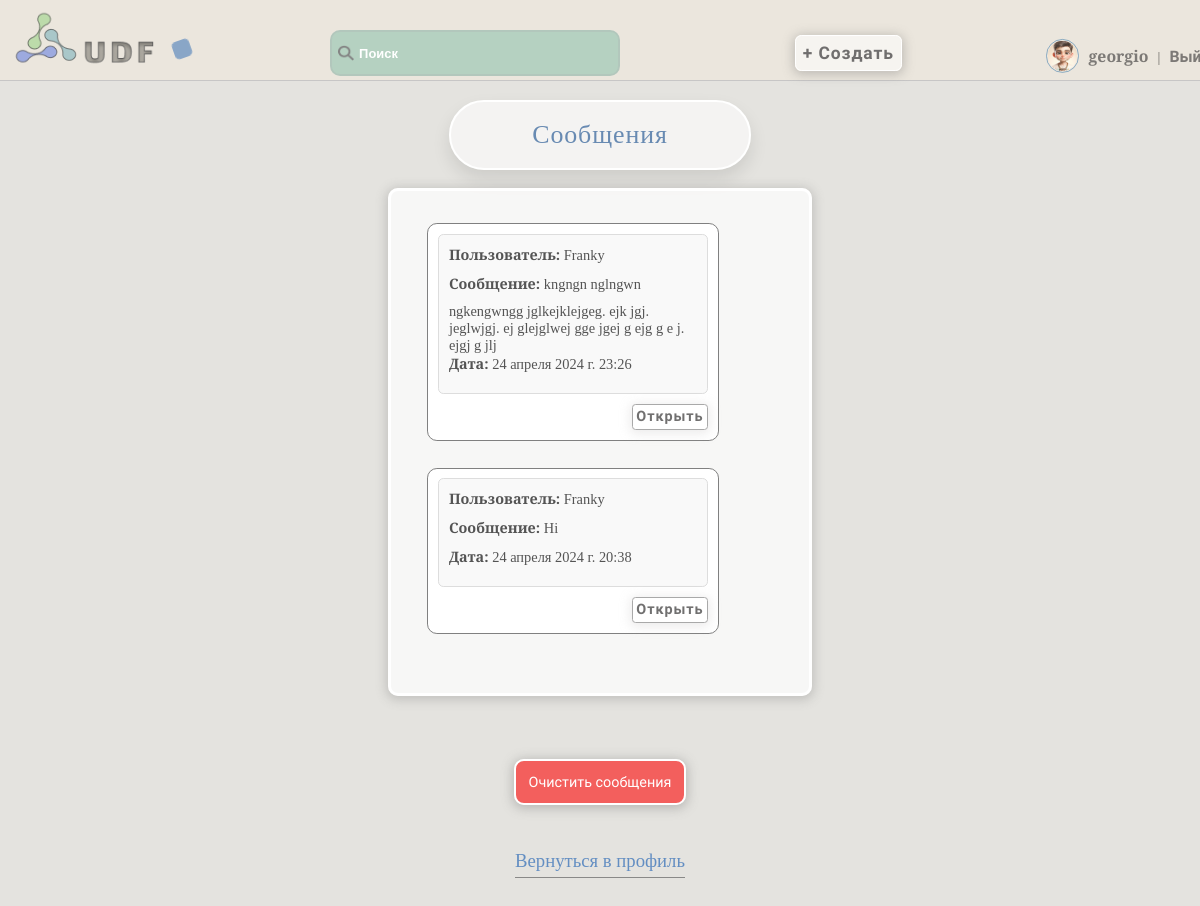
/accounts/inbox/ (signed in), run on an earlier commit of the app's database.
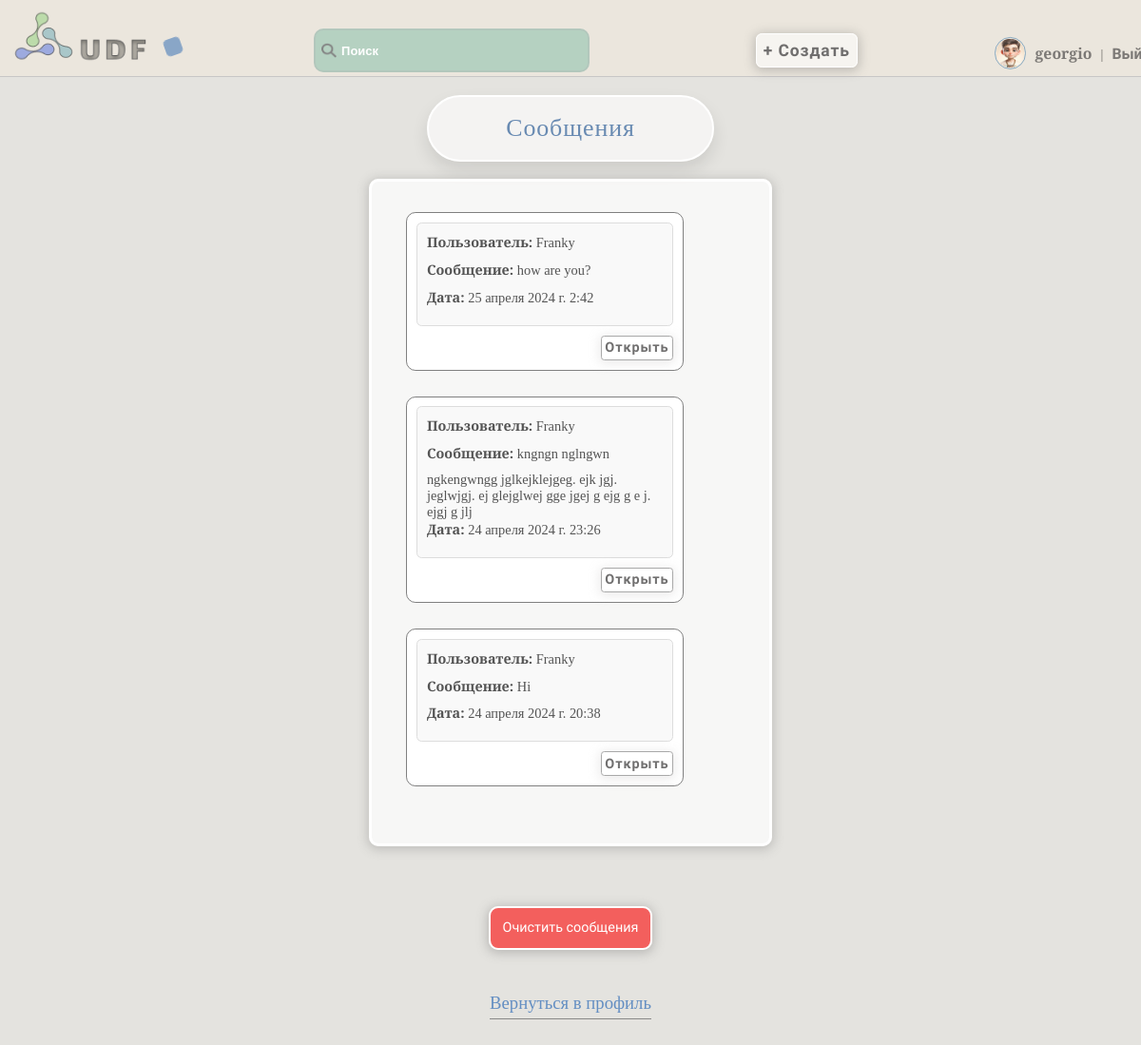
And on a later commit of the database.
### accounts/models.py (models this page shows, shortened)
class User(AbstractUser):
    username = models.CharField(max_length=150, unique=True, verbose_name='Имя')
    password = models.CharField(max_length=128, null=False, blank=False, verbose_name='Пароль')
    bio = models.TextField(blank=True, verbose_name='Биография')
    country = models.CharField(max_length=50, blank=True, verbose_name='Страна')
    city = models.CharField(max_length=50, blank=True, verbose_name='Город')
    is_online = models.BooleanField(default=False, verbose_name='Статус')
    occupation = models.CharField(max_length=50, blank=True, verbose_name='Род деятельности')
    avatar = models.ImageField(upload_to='avatars', blank=True, verbose_name='Аватар')
    date_joined = models.DateTimeField(auto_now_add=True, verbose_name='Дата')
    email = models.EmailField(unique=True)
    gender_choices = [
        ('M', 'Мужской'),
        ('F', 'Женский'),
    ]
    gender = models.CharField(max_length=1, choices=gender_choices, blank=True, verbose_name='Пол')
    age = models.IntegerField(blank=True, null=True, verbose_name='Возраст')
    last_login = models.DateTimeField(default=timezone.now)
    groups = None
    user_permissions = None
    def is_online(self):
        return (timezone.now() - self.last_login).seconds < 3600

class Message(models.Model):
    sender = models.ForeignKey(User, related_name='sent_messages', on_delete=models.CASCADE)
    recipient = models.ForeignKey(User, related_name='received_messages', on_delete=models.CASCADE)
    content = models.TextField()
    timestamp = models.DateTimeField(auto_now_add=True)
    is_read = models.BooleanField(default=False)

### accounts/views.py (the view)
# urls.py: path('inbox/', inbox, name='inbox'),
@login_required
def inbox(request):
    if request.method == 'POST' and 'delete_all' in request.POST:
        Message.objects.filter(recipient=request.user).delete()
        return redirect('inbox')
    unread_messages = Message.objects.filter(recipient=request.user, is_read=False)
    for message in unread_messages:
        message.is_read = True
        message.save()
    messages = Message.objects.filter(recipient=request.user).order_by('-timestamp')
    return render(request, 'messages/inbox.html', {'messages': messages})

### accounts/templates/messages/inbox.html (shortened to what this page needs)
{% extends 'core/base.html' %}
{% block content %}
  <h1>Сообщения</h1>
  <form method="post">
    <div class="inbox-message">
      {% if messages %}
        <ul>
          {% for message in messages %}
            <li>
              <div class="message-content-inbox">
                <strong>Пользователь:</strong> {{ message.sender.username }}<br>
                <div class="message-inbox-area">
                  <strong>Сообщение:</strong> {{ message.content| truncatewords:20 }}<br>
                </div>
                <strong>Дата:</strong> {{ message.timestamp }}
              </div>
              <button class="view-message-btn" data-content="{{ message.content }}">Открыть</button>
            </li>
          {% endfor %}
        </ul>
      {% else %}
        <p>Сообщений нет</p>
      {% endif %}
    </div>
    <button class="del-messages-but" type="submit" name="delete_all">Очистить сообщения</button>
  </form>
  <a class="back-profile" href="{% url 'bio_view' %}">Вернуться в профиль</a>
{% endblock %}

### core/templates/core/base.html (shortened to what this page needs)
<!DOCTYPE html>
{% load static %}
<html lang="en">
<head>
    <link rel="stylesheet" href="{% static 'css/style.css' %}">
    <link rel="stylesheet" href="{% static 'css/media_window.css' %}">
</head>
<body class="loaded">
<div class="menu">
    <div class="wrap">
        <div class="logo" id="logo_animated">
            <a class="logo-menu" href="{% url 'base_with_articles' %}"><img src="{% static 'images/logo.png' %}" alt="logo"></a>
        </div>
        <div class="shape"></div>
        <ul>
            <li>
                <label class="search-icon">
                    <img src="{% static 'images/search.png' %}" alt="Search">
                </label>
                <input class="search-input" type="text" placeholder="Поиск" id="search-input">
            </li>
            <li>
                <a class="add-button" href="{% url 'add_article' %}">
                    <button class="animated_bt" type="button">+ Создать</button>
                </a>
            </li>
            {% if user.is_authenticated %}
            {% if not is_public_profile %}
            <li>
                {% if user.gender == 'M' %}
                <img class="menu-avatar" src="{% static 'images/male_avatar.png' %}" alt="Male Avatar">
                {% elif user.gender == 'F' %}
                <img class="menu-avatar" src="{% static 'images/female_avatar.png' %}" alt="Female Avatar">
                {% else %}
                <img class="menu-avatar" src="{% static 'images/default_avatar.png' %}" alt="Default Avatar">
                {% endif %}
                <a  style="font-family:Spectral SC,serif;" href="{% url 'user_profile' %}">{{ user.username }}</a> | <a  href="{% url 'logout' %}">Выйти</a>
            </li>
            {% endif %}
            {% endif %}
        </ul>
    </div>
</div>
<div class="container">
    <div class="wrap">
        {% block content %}{% endblock %}
    </div>
</body>
</html>

What changed in the data, as far as the page shows it:
added Message: sender.username "Franky", content "how are you?", timestamp "25 апреля 2024 г. 2:42"
